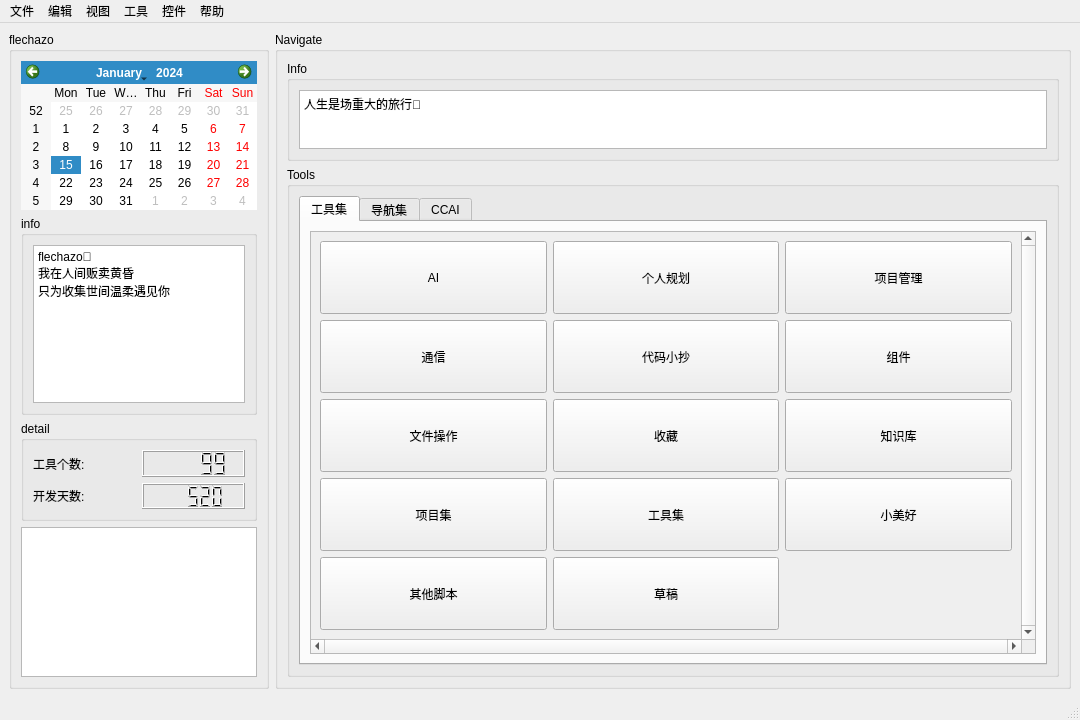
<?xml version="1.0" encoding="UTF-8"?>
<ui version="4.0">
 <class>MainWindow</class>
 <widget class="QMainWindow" name="MainWindow">
  <property name="geometry">
   <rect>
    <x>0</x>
    <y>0</y>
    <width>1080</width>
    <height>720</height>
   </rect>
  </property>
  <property name="minimumSize">
   <size>
    <width>180</width>
    <height>120</height>
   </size>
  </property>
  <property name="windowTitle">
   <string>MainWindow</string>
  </property>
  <widget class="QWidget" name="centralwidget_main">
   <layout class="QHBoxLayout" name="horizontalLayout">
    <item>
     <widget class="QGroupBox" name="groupBox_main_info">
      <property name="minimumSize">
       <size>
        <width>120</width>
        <height>360</height>
       </size>
      </property>
      <property name="maximumSize">
       <size>
        <width>260</width>
        <height>16777215</height>
       </size>
      </property>
      <property name="title">
       <string>flechazo</string>
      </property>
      <layout class="QVBoxLayout" name="verticalLayout_3">
       <item>
        <widget class="QCalendarWidget" name="calendarWidget_sidebar"/>
       </item>
       <item>
        <widget class="QGroupBox" name="groupBox_sidebar_info">
         <property name="minimumSize">
          <size>
           <width>0</width>
           <height>180</height>
          </size>
         </property>
         <property name="title">
          <string>info</string>
         </property>
         <layout class="QVBoxLayout" name="verticalLayout_4">
          <item>
           <widget class="QTextBrowser" name="textBrowser_sidebar_info">
            <property name="html">
             <string>&lt;!DOCTYPE HTML PUBLIC &quot;-//W3C//DTD HTML 4.0//EN&quot; &quot;http://www.w3.org/TR/REC-html40/strict.dtd&quot;&gt;
&lt;html&gt;&lt;head&gt;&lt;meta name=&quot;qrichtext&quot; content=&quot;1&quot; /&gt;&lt;meta charset=&quot;utf-8&quot; /&gt;&lt;style type=&quot;text/css&quot;&gt;
p, li { white-space: pre-wrap; }
hr { height: 1px; border-width: 0; }
li.unchecked::marker { content: &quot;\2610&quot;; }
li.checked::marker { content: &quot;\2612&quot;; }
&lt;/style&gt;&lt;/head&gt;&lt;body style=&quot; font-family:'Microsoft YaHei UI'; font-size:9pt; font-weight:400; font-style:normal;&quot;&gt;
&lt;p style=&quot; margin-top:0px; margin-bottom:0px; margin-left:0px; margin-right:0px; -qt-block-indent:0; text-indent:0px;&quot;&gt;flechazo💮&lt;/p&gt;
&lt;p style=&quot; margin-top:0px; margin-bottom:0px; margin-left:0px; margin-right:0px; -qt-block-indent:0; text-indent:0px;&quot;&gt;我在人间贩卖黄昏&lt;/p&gt;
&lt;p style=&quot; margin-top:0px; margin-bottom:0px; margin-left:0px; margin-right:0px; -qt-block-indent:0; text-indent:0px;&quot;&gt;只为收集世间温柔遇见你&lt;/p&gt;
&lt;p style=&quot;-qt-paragraph-type:empty; margin-top:0px; margin-bottom:0px; margin-left:0px; margin-right:0px; -qt-block-indent:0; text-indent:0px;&quot;&gt;&lt;br /&gt;&lt;/p&gt;&lt;/body&gt;&lt;/html&gt;</string>
            </property>
           </widget>
          </item>
         </layout>
        </widget>
       </item>
       <item>
        <widget class="QGroupBox" name="groupBox_sidebar_detail">
         <property name="minimumSize">
          <size>
           <width>0</width>
           <height>100</height>
          </size>
         </property>
         <property name="title">
          <string>detail</string>
         </property>
         <layout class="QGridLayout" name="gridLayout_2">
          <item row="0" column="0">
           <widget class="QLabel" name="label_sidebar_detail_count">
            <property name="text">
             <string>工具个数:</string>
            </property>
           </widget>
          </item>
          <item row="0" column="1">
           <widget class="QLCDNumber" name="lcdNumber_sidebar_detail_count">
            <property name="value" stdset="0">
             <double>99.000000000000000</double>
            </property>
           </widget>
          </item>
          <item row="1" column="0">
           <widget class="QLabel" name="label_sidebar_detail_day">
            <property name="text">
             <string>开发天数:</string>
            </property>
           </widget>
          </item>
          <item row="1" column="1">
           <widget class="QLCDNumber" name="lcdNumber_sidebar_detail_day">
            <property name="value" stdset="0">
             <double>520.000000000000000</double>
            </property>
           </widget>
          </item>
         </layout>
        </widget>
       </item>
       <item>
        <widget class="QTextBrowser" name="textBrowser_sidebar_log">
         <property name="minimumSize">
          <size>
           <width>0</width>
           <height>150</height>
          </size>
         </property>
         <property name="maximumSize">
          <size>
           <width>16777215</width>
           <height>160</height>
          </size>
         </property>
        </widget>
       </item>
      </layout>
     </widget>
    </item>
    <item>
     <widget class="QGroupBox" name="groupBox_main_navigate">
      <property name="minimumSize">
       <size>
        <width>360</width>
        <height>360</height>
       </size>
      </property>
      <property name="title">
       <string>Navigate</string>
      </property>
      <layout class="QVBoxLayout" name="verticalLayout">
       <item>
        <widget class="QGroupBox" name="groupBox_main_navigate_info">
         <property name="minimumSize">
          <size>
           <width>360</width>
           <height>60</height>
          </size>
         </property>
         <property name="maximumSize">
          <size>
           <width>16777215</width>
           <height>100</height>
          </size>
         </property>
         <property name="title">
          <string>Info</string>
         </property>
         <layout class="QVBoxLayout" name="verticalLayout_5">
          <item>
           <widget class="QTextBrowser" name="textBrowser">
            <property name="html">
             <string>&lt;!DOCTYPE HTML PUBLIC &quot;-//W3C//DTD HTML 4.0//EN&quot; &quot;http://www.w3.org/TR/REC-html40/strict.dtd&quot;&gt;
&lt;html&gt;&lt;head&gt;&lt;meta name=&quot;qrichtext&quot; content=&quot;1&quot; /&gt;&lt;meta charset=&quot;utf-8&quot; /&gt;&lt;style type=&quot;text/css&quot;&gt;
p, li { white-space: pre-wrap; }
hr { height: 1px; border-width: 0; }
li.unchecked::marker { content: &quot;\2610&quot;; }
li.checked::marker { content: &quot;\2612&quot;; }
&lt;/style&gt;&lt;/head&gt;&lt;body style=&quot; font-family:'Microsoft YaHei UI'; font-size:9pt; font-weight:400; font-style:normal;&quot;&gt;
&lt;p style=&quot; margin-top:0px; margin-bottom:0px; margin-left:0px; margin-right:0px; -qt-block-indent:0; text-indent:0px;&quot;&gt;人生是场重大的旅行🚃&lt;/p&gt;&lt;/body&gt;&lt;/html&gt;</string>
            </property>
           </widget>
          </item>
         </layout>
        </widget>
       </item>
       <item>
        <widget class="QGroupBox" name="groupBox_main_navigate_tools">
         <property name="minimumSize">
          <size>
           <width>360</width>
           <height>240</height>
          </size>
         </property>
         <property name="title">
          <string>Tools</string>
         </property>
         <layout class="QHBoxLayout" name="horizontalLayout_2">
          <item>
           <widget class="QTabWidget" name="tabWidget_main_navigate_tools">
            <property name="minimumSize">
             <size>
              <width>240</width>
              <height>240</height>
             </size>
            </property>
            <property name="currentIndex">
             <number>0</number>
            </property>
            <widget class="QWidget" name="tab_main_navigate_tools_tool">
             <attribute name="title">
              <string>工具集</string>
             </attribute>
             <layout class="QVBoxLayout" name="verticalLayout_2">
              <item>
               <widget class="QScrollArea" name="scrollArea_main_navigate_tools_tool">
                <property name="minimumSize">
                 <size>
                  <width>240</width>
                  <height>240</height>
                 </size>
                </property>
                <property name="verticalScrollBarPolicy">
                 <enum>Qt::ScrollBarPolicy::ScrollBarAlwaysOn</enum>
                </property>
                <property name="horizontalScrollBarPolicy">
                 <enum>Qt::ScrollBarPolicy::ScrollBarAlwaysOn</enum>
                </property>
                <property name="widgetResizable">
                 <bool>true</bool>
                </property>
                <widget class="QWidget" name="scrollAreaWidgetContents">
                 <property name="geometry">
                  <rect>
                   <x>0</x>
                   <y>0</y>
                   <width>713</width>
                   <height>420</height>
                  </rect>
                 </property>
                 <layout class="QGridLayout" name="gridLayout">
                  <item row="6" column="1">
                   <widget class="QPushButton" name="pushButton_main_navigate_tools_tool_draft">
                    <property name="minimumSize">
                     <size>
                      <width>120</width>
                      <height>60</height>
                     </size>
                    </property>
                    <property name="maximumSize">
                     <size>
                      <width>240</width>
                      <height>90</height>
                     </size>
                    </property>
                    <property name="text">
                     <string>草稿</string>
                    </property>
                   </widget>
                  </item>
                  <item row="0" column="0">
                   <widget class="QPushButton" name="pushButton_main_navigate_tools_tool_AI">
                    <property name="minimumSize">
                     <size>
                      <width>120</width>
                      <height>60</height>
                     </size>
                    </property>
                    <property name="maximumSize">
                     <size>
                      <width>240</width>
                      <height>90</height>
                     </size>
                    </property>
                    <property name="text">
                     <string>AI</string>
                    </property>
                   </widget>
                  </item>
                  <item row="2" column="1">
                   <widget class="QPushButton" name="pushButton_main_navigate_tools_tool_collecte">
                    <property name="minimumSize">
                     <size>
                      <width>120</width>
                      <height>60</height>
                     </size>
                    </property>
                    <property name="maximumSize">
                     <size>
                      <width>240</width>
                      <height>90</height>
                     </size>
                    </property>
                    <property name="text">
                     <string>收藏</string>
                    </property>
                   </widget>
                  </item>
                  <item row="4" column="1">
                   <widget class="QPushButton" name="pushButton_main_navigate_tools_tool_toolcollect">
                    <property name="minimumSize">
                     <size>
                      <width>120</width>
                      <height>60</height>
                     </size>
                    </property>
                    <property name="maximumSize">
                     <size>
                      <width>240</width>
                      <height>90</height>
                     </size>
                    </property>
                    <property name="text">
                     <string>工具集</string>
                    </property>
                   </widget>
                  </item>
                  <item row="1" column="2">
                   <widget class="QPushButton" name="pushButton_main_navigate_tools_tool_components">
                    <property name="minimumSize">
                     <size>
                      <width>120</width>
                      <height>60</height>
                     </size>
                    </property>
                    <property name="maximumSize">
                     <size>
                      <width>240</width>
                      <height>90</height>
                     </size>
                    </property>
                    <property name="text">
                     <string>组件</string>
                    </property>
                   </widget>
                  </item>
                  <item row="4" column="0">
                   <widget class="QPushButton" name="pushButton_main_navigate_tools_tool_projectcollect">
                    <property name="minimumSize">
                     <size>
                      <width>120</width>
                      <height>60</height>
                     </size>
                    </property>
                    <property name="maximumSize">
                     <size>
                      <width>240</width>
                      <height>90</height>
                     </size>
                    </property>
                    <property name="text">
                     <string>项目集</string>
                    </property>
                   </widget>
                  </item>
                  <item row="1" column="0">
                   <widget class="QPushButton" name="pushButton_main_navigate_tools_tool_communication">
                    <property name="minimumSize">
                     <size>
                      <width>120</width>
                      <height>60</height>
                     </size>
                    </property>
                    <property name="maximumSize">
                     <size>
                      <width>240</width>
                      <height>90</height>
                     </size>
                    </property>
                    <property name="text">
                     <string>通信</string>
                    </property>
                   </widget>
                  </item>
                  <item row="2" column="0">
                   <widget class="QPushButton" name="pushButton_main_navigate_tools_tool_file">
                    <property name="minimumSize">
                     <size>
                      <width>120</width>
                      <height>60</height>
                     </size>
                    </property>
                    <property name="maximumSize">
                     <size>
                      <width>240</width>
                      <height>90</height>
                     </size>
                    </property>
                    <property name="text">
                     <string>文件操作</string>
                    </property>
                   </widget>
                  </item>
                  <item row="0" column="1">
                   <widget class="QPushButton" name="pushButton_main_navigate_tools_tool_plan">
                    <property name="minimumSize">
                     <size>
                      <width>120</width>
                      <height>60</height>
                     </size>
                    </property>
                    <property name="maximumSize">
                     <size>
                      <width>240</width>
                      <height>90</height>
                     </size>
                    </property>
                    <property name="text">
                     <string>个人规划</string>
                    </property>
                   </widget>
                  </item>
                  <item row="2" column="2">
                   <widget class="QPushButton" name="pushButton_main_navigate_tools_tool_knowledge">
                    <property name="minimumSize">
                     <size>
                      <width>120</width>
                      <height>60</height>
                     </size>
                    </property>
                    <property name="maximumSize">
                     <size>
                      <width>240</width>
                      <height>90</height>
                     </size>
                    </property>
                    <property name="text">
                     <string>知识库</string>
                    </property>
                   </widget>
                  </item>
                  <item row="0" column="2">
                   <widget class="QPushButton" name="pushButton_main_navigate_tools_tool_project">
                    <property name="minimumSize">
                     <size>
                      <width>120</width>
                      <height>60</height>
                     </size>
                    </property>
                    <property name="maximumSize">
                     <size>
                      <width>240</width>
                      <height>90</height>
                     </size>
                    </property>
                    <property name="text">
                     <string>项目管理</string>
                    </property>
                   </widget>
                  </item>
                  <item row="1" column="1">
                   <widget class="QPushButton" name="pushButton_main_navigate_tools_tool_codeexample">
                    <property name="minimumSize">
                     <size>
                      <width>120</width>
                      <height>60</height>
                     </size>
                    </property>
                    <property name="maximumSize">
                     <size>
                      <width>240</width>
                      <height>90</height>
                     </size>
                    </property>
                    <property name="text">
                     <string>代码小抄</string>
                    </property>
                   </widget>
                  </item>
                  <item row="6" column="0">
                   <widget class="QPushButton" name="pushButton_main_navigate_tools_tool_script">
                    <property name="minimumSize">
                     <size>
                      <width>120</width>
                      <height>60</height>
                     </size>
                    </property>
                    <property name="maximumSize">
                     <size>
                      <width>240</width>
                      <height>90</height>
                     </size>
                    </property>
                    <property name="text">
                     <string>其他脚本</string>
                    </property>
                   </widget>
                  </item>
                  <item row="4" column="2">
                   <widget class="QPushButton" name="pushButton_main_navigate_tools_tool_moment">
                    <property name="minimumSize">
                     <size>
                      <width>120</width>
                      <height>60</height>
                     </size>
                    </property>
                    <property name="maximumSize">
                     <size>
                      <width>240</width>
                      <height>90</height>
                     </size>
                    </property>
                    <property name="text">
                     <string>小美好</string>
                    </property>
                   </widget>
                  </item>
                 </layout>
                </widget>
               </widget>
              </item>
             </layout>
            </widget>
            <widget class="QWidget" name="tab_main_navigate_tools_navigate">
             <attribute name="title">
              <string>导航集</string>
             </attribute>
            </widget>
            <widget class="QWidget" name="tab_main_navigate_tools_AI">
             <attribute name="title">
              <string>CCAI</string>
             </attribute>
             <layout class="QVBoxLayout" name="verticalLayout_6">
              <item>
               <widget class="QGroupBox" name="groupBox_main_navigate_tools_AI_config">
                <property name="title">
                 <string>环境配置</string>
                </property>
                <layout class="QGridLayout" name="gridLayout_3">
                 <item row="0" column="0">
                  <widget class="QLabel" name="label_main_navigate_tools_AI_config_ollama_downloadpath">
                   <property name="text">
                    <string>ollama下载路径</string>
                   </property>
                  </widget>
                 </item>
                 <item row="0" column="1">
                  <widget class="QLineEdit" name="lineEdit_main_navigate_tools_AI_config_ollama_downloadpath">
                   <property name="minimumSize">
                    <size>
                     <width>0</width>
                     <height>30</height>
                    </size>
                   </property>
                  </widget>
                 </item>
                 <item row="0" column="2">
                  <widget class="QPushButton" name="pushButton_main_navigate_tools_AI_config_ollama_downloadpath">
                   <property name="minimumSize">
                    <size>
                     <width>120</width>
                     <height>30</height>
                    </size>
                   </property>
                   <property name="text">
                    <string>选择路径</string>
                   </property>
                  </widget>
                 </item>
                 <item row="1" column="0">
                  <widget class="QLabel" name="label_main_navigate_tools_AI_config_ollama_installpath">
                   <property name="text">
                    <string>ollama安装路径</string>
                   </property>
                  </widget>
                 </item>
                 <item row="1" column="1">
                  <widget class="QLineEdit" name="lineEdit_main_navigate_tools_AI_config_ollama_installpath">
                   <property name="minimumSize">
                    <size>
                     <width>0</width>
                     <height>30</height>
                    </size>
                   </property>
                  </widget>
                 </item>
                 <item row="1" column="2">
                  <widget class="QPushButton" name="pushButton_main_navigate_tools_AI_config_ollama_installpath">
                   <property name="minimumSize">
                    <size>
                     <width>120</width>
                     <height>30</height>
                    </size>
                   </property>
                   <property name="text">
                    <string>选择路径</string>
                   </property>
                  </widget>
                 </item>
                 <item row="2" column="0">
                  <widget class="QLabel" name="label_main_navigate_tools_AI_config_ollama_selectmodle">
                   <property name="text">
                    <string>选择模型</string>
                   </property>
                  </widget>
                 </item>
                 <item row="2" column="1" colspan="2">
                  <widget class="QComboBox" name="comboBox_main_navigate_tools_AI_config_ollama_selectmodel">
                   <property name="minimumSize">
                    <size>
                     <width>0</width>
                     <height>30</height>
                    </size>
                   </property>
                  </widget>
                 </item>
                </layout>
               </widget>
              </item>
              <item>
               <widget class="QGroupBox" name="groupBox_main_navigate_tools_AI_operate">
                <property name="maximumSize">
                 <size>
                  <width>16777215</width>
                  <height>120</height>
                 </size>
                </property>
                <property name="title">
                 <string>操作</string>
                </property>
                <layout class="QGridLayout" name="gridLayout_4">
                 <item row="0" column="0">
                  <widget class="QComboBox" name="comboBox_main_navigate_tools_AI_operate_control">
                   <property name="minimumSize">
                    <size>
                     <width>0</width>
                     <height>30</height>
                    </size>
                   </property>
                  </widget>
                 </item>
                 <item row="0" column="1">
                  <widget class="QPushButton" name="pushButton_main_navigate_tools_AI_operate_install">
                   <property name="minimumSize">
                    <size>
                     <width>0</width>
                     <height>30</height>
                    </size>
                   </property>
                   <property name="maximumSize">
                    <size>
                     <width>100</width>
                     <height>16777215</height>
                    </size>
                   </property>
                   <property name="text">
                    <string>安装AI环境</string>
                   </property>
                  </widget>
                 </item>
                 <item row="0" column="2" rowspan="2">
                  <widget class="QPushButton" name="pushButton_main_navigate_tools_AI_operate_startchat">
                   <property name="minimumSize">
                    <size>
                     <width>0</width>
                     <height>60</height>
                    </size>
                   </property>
                   <property name="maximumSize">
                    <size>
                     <width>240</width>
                     <height>16777215</height>
                    </size>
                   </property>
                   <property name="text">
                    <string>开始聊天</string>
                   </property>
                  </widget>
                 </item>
                 <item row="1" column="0">
                  <widget class="QComboBox" name="comboBox_main_navigate_tools_AI_operate_connect">
                   <property name="minimumSize">
                    <size>
                     <width>0</width>
                     <height>30</height>
                    </size>
                   </property>
                  </widget>
                 </item>
                 <item row="1" column="1">
                  <widget class="QPushButton" name="pushButton_main_navigate_tools_AI_operate_run">
                   <property name="minimumSize">
                    <size>
                     <width>0</width>
                     <height>30</height>
                    </size>
                   </property>
                   <property name="text">
                    <string>运行AI环境</string>
                   </property>
                  </widget>
                 </item>
                </layout>
               </widget>
              </item>
             </layout>
            </widget>
           </widget>
          </item>
         </layout>
        </widget>
       </item>
      </layout>
     </widget>
    </item>
   </layout>
  </widget>
  <widget class="QMenuBar" name="menubar_main">
   <property name="geometry">
    <rect>
     <x>0</x>
     <y>0</y>
     <width>1080</width>
     <height>21</height>
    </rect>
   </property>
   <widget class="QMenu" name="menu_main_file">
    <property name="title">
     <string>文件</string>
    </property>
    <addaction name="action_main_file_open"/>
    <addaction name="action_main_file_close"/>
    <addaction name="action_main_file_exit"/>
    <addaction name="action_main_file_save"/>
    <addaction name="action_main_file_saveas"/>
    <addaction name="action_main_file_share"/>
   </widget>
   <widget class="QMenu" name="menu_main_edit">
    <property name="title">
     <string>编辑</string>
    </property>
    <addaction name="action_main_edit_revoke"/>
    <addaction name="action_main_edit_redo"/>
    <addaction name="action_main_edit_cut"/>
    <addaction name="action_main_edit_copy"/>
    <addaction name="action_main_edit_paste"/>
    <addaction name="action_main_edit_find"/>
    <addaction name="action_main_edit_replace"/>
   </widget>
   <widget class="QMenu" name="menu_main_view">
    <property name="title">
     <string>视图</string>
    </property>
   </widget>
   <widget class="QMenu" name="menu_main_tool">
    <property name="title">
     <string>工具</string>
    </property>
   </widget>
   <widget class="QMenu" name="menu_main_control">
    <property name="title">
     <string>控件</string>
    </property>
   </widget>
   <widget class="QMenu" name="menu_main_help">
    <property name="title">
     <string>帮助</string>
    </property>
    <addaction name="action_main_help_wellcome"/>
    <addaction name="action_main_help_about"/>
   </widget>
   <addaction name="menu_main_file"/>
   <addaction name="menu_main_edit"/>
   <addaction name="menu_main_view"/>
   <addaction name="menu_main_tool"/>
   <addaction name="menu_main_control"/>
   <addaction name="menu_main_help"/>
  </widget>
  <widget class="QStatusBar" name="statusbar"/>
  <action name="action_main_file_open">
   <property name="text">
    <string>打开</string>
   </property>
  </action>
  <action name="action_main_file_close">
   <property name="text">
    <string>关闭</string>
   </property>
  </action>
  <action name="action_main_file_exit">
   <property name="text">
    <string>退出</string>
   </property>
  </action>
  <action name="action_main_edit_revoke">
   <property name="text">
    <string>撤销</string>
   </property>
  </action>
  <action name="action_main_edit_redo">
   <property name="text">
    <string>重做</string>
   </property>
  </action>
  <action name="action_main_edit_cut">
   <property name="text">
    <string>剪切</string>
   </property>
  </action>
  <action name="action_main_edit_copy">
   <property name="text">
    <string>复制</string>
   </property>
  </action>
  <action name="action_main_edit_paste">
   <property name="text">
    <string>粘贴</string>
   </property>
  </action>
  <action name="action_main_file_save">
   <property name="text">
    <string>保存</string>
   </property>
  </action>
  <action name="action_main_file_saveas">
   <property name="text">
    <string>保存为</string>
   </property>
  </action>
  <action name="action_main_file_share">
   <property name="text">
    <string>分享</string>
   </property>
  </action>
  <action name="action_main_edit_find">
   <property name="text">
    <string>查找</string>
   </property>
  </action>
  <action name="action_main_edit_replace">
   <property name="text">
    <string>替换</string>
   </property>
  </action>
  <action name="action_main_help_wellcome">
   <property name="text">
    <string>欢迎</string>
   </property>
  </action>
  <action name="action_main_help_about">
   <property name="text">
    <string>关于</string>
   </property>
  </action>
 </widget>
 <resources/>
 <connections/>
</ui>
